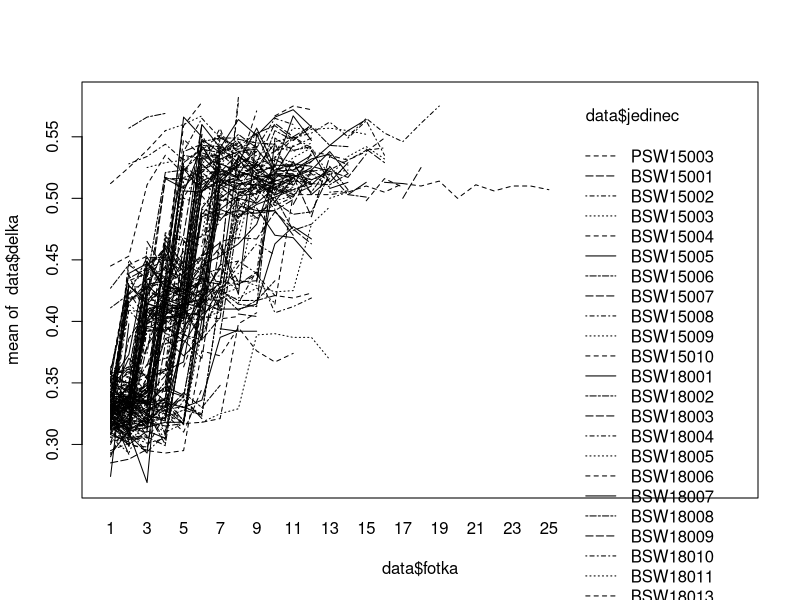

This chart was generated by the following R code: (Note: this script raises an error after producing the figure.)
rm(list = ls())
data = read.csv("Data/sciodrepoides_delka_r.csv", header=TRUE, sep = ";")
data_l1 = read.csv ("Data/sciodrepoides_delka_L1.csv", header=TRUE, sep = ";")
data_l2 = read.csv ("Data/sciodrepoides_delka_L2.csv", header=TRUE, sep = ";")
data_l3 = read.csv ("Data/sciodrepoides_delka_L3.csv", header=TRUE, sep = ";")
head(data)
summary(data$instar)
class(data$instar)
class (data$oblast)
class (data$teplota)
data$teplota = as.factor (data$teplota) # for length/temperature models
summary (data)

#plot of individual growth in time
interaction.plot (data$fotka, data$jedinec, data$delka)
length(data$delka)

#number of observations in each instar
length (data_l1$delka)
length (data_l2$delka)
length (data_l3$delka)
#number of individuals in each instar photographed
levels (data$jedinec) #263 individuals were photographed in total
levels (data_l1$jedinec) # 252 individuals were photographed of L1 class
levels (data_l2$jedinec) # 175 individuals were photographed of L2 class
levels (data_l3$jedinec) # 127 individuals were photographed of L3 class

#plot of 
par (mfrow = c(1,2))
plot (data$delka~data$instar)
boxplot (data$delka~data$instar)

library(ggplot2)
qplot(factor(instar), delka, data = data, geom = "boxplot")
#basic characteristics of dataset
mean (data_l1$delka)
mean (data_l2$delka)
mean (data_l3$delka)

sd (data_l1$delka)
sd (data_l2$delka)
sd (data_l3$delka)

#NORMALITA
qqnorm(data_l1$delka)
qqline(data_l1$delka)
qqnorm(data_l2$delka)
qqline(data_l2$delka)
qqnorm(data_l3$delka)
qqline(data_l3$delka)


shapiro.test (data_l1$delka)
shapiro.test (data_l2$delka)
shapiro.test (data_l3$delka)
hist (data_l1$delka)
hist (data_l2$delka)
hist (data_l3$delka)

#Ruzne lin. modely a AIC testy... jen tak blbnuti...
lm.1 = lm(data_l1$delka~data_l1$oblast) 
lm.3 = lm(data_l1$delka~data_l1$oblast*data_l1$teplota)
lm.4 = lm(data_l1$delka~data_l1$teplota) 
lm.5 = lm(data_l2$delka~data_l2$teplota) 
lm.6 = lm(data_l3$delka~data_l3$teplota) 


summary (lm.4)
anova (lm.4)

summary (lm.5)
anova (lm.5)

summary (lm.6)
anova (lm.6)

AIC(lm.1, lm.3, lm.4)
BIC(lm.1, lm.3, lm.4) 

summary (lm.1)
plot (data_l1$delka~data_l1$oblast)


#vychazi ze nevetsi vliv ma oblast, ale je potreba to odfiltrovat, protoze 
#je tam velky vliv rodicovske generace, coz asi nebylo nahodne, ale vliv 
#teploty na velikost zajimavy byt muze a nahodny po odfiltrovani bude.
